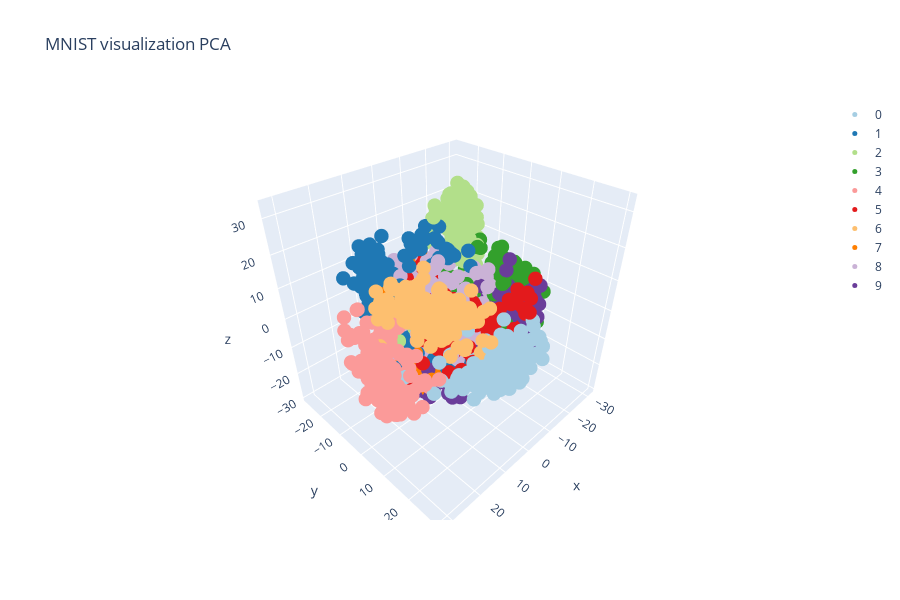

This figure's notebook cell:
### Code cell
import pandas as pd

digits_3d = pd.DataFrame({
    'x': S_pca_[:, 0], 
    'y': S_pca_[:, 1], 
    'z': S_pca_[:, 2],
    'label': dg['target'],
})

colors = cl.scales['10']['qual']['Paired']
data = []

for i in range(10):
    x = digits_3d[digits_3d['label'].astype('int') == i]['x']
    y = digits_3d[digits_3d['label'].astype('int') == i]['y']
    z = digits_3d[digits_3d['label'].astype('int') == i]['z']
    
    color = colors[i]
    
    trace = {
        'name': str(i),
        'x': x,
        'y': y,
        'z': z,
        'type': 'scatter3d',
        'mode': 'markers',
        'marker': {
            'size': 5,
            'color': color 
        }
    }
    data.append(trace)

layout = go.Layout(
    title='MNIST visualization PCA',
    width=900,
    height=600
)

fig = go.Figure(data=data, layout=layout)

iplot(fig, show_link = False)

import os

# if not os.path.exists("images"):
#     os.mkdir("images")
    
fig.write_image("anya.png")

### Figure 1 — Plotly figure (JSON) as saved in the notebook; plotly's stock layout.template omitted (floating-point values rounded to 4 significant figures; data arrays with more than 128 entries replaced by an {"elided": "..."} marker saying what was removed)
{"data": [{"marker": {"color": "rgb(166,206,227)", "size": 5}, "mode": "markers", "name": "0", "type": "scatter3d", "x": {"elided": "178 float values"}, "y": {"elided": "178 float values"}, "z": {"elided": "178 float values"}}, {"marker": {"color": "rgb(31,120,180)", "size": 5}, "mode": "markers", "name": "1", "type": "scatter3d", "x": {"elided": "182 float values"}, "y": {"elided": "182 float values"}, "z": {"elided": "182 float values"}}, {"marker": {"color": "rgb(178,223,138)", "size": 5}, "mode": "markers", "name": "2", "type": "scatter3d", "x": {"elided": "177 float values"}, "y": {"elided": "177 float values"}, "z": {"elided": "177 float values"}}, {"marker": {"color": "rgb(51,160,44)", "size": 5}, "mode": "markers", "name": "3", "type": "scatter3d", "x": {"elided": "183 float values"}, "y": {"elided": "183 float values"}, "z": {"elided": "183 float values"}}, {"marker": {"color": "rgb(251,154,153)", "size": 5}, "mode": "markers", "name": "4", "type": "scatter3d", "x": {"elided": "181 float values"}, "y": {"elided": "181 float values"}, "z": {"elided": "181 float values"}}, {"marker": {"color": "rgb(227,26,28)", "size": 5}, "mode": "markers", "name": "5", "type": "scatter3d", "x": {"elided": "182 float values"}, "y": {"elided": "182 float values"}, "z": {"elided": "182 float values"}}, {"marker": {"color": "rgb(253,191,111)", "size": 5}, "mode": "markers", "name": "6", "type": "scatter3d", "x": {"elided": "181 float values"}, "y": {"elided": "181 float values"}, "z": {"elided": "181 float values"}}, {"marker": {"color": "rgb(255,127,0)", "size": 5}, "mode": "markers", "name": "7", "type": "scatter3d", "x": {"elided": "179 float values"}, "y": {"elided": "179 float values"}, "z": {"elided": "179 float values"}}, {"marker": {"color": "rgb(202,178,214)", "size": 5}, "mode": "markers", "name": "8", "type": "scatter3d", "x": {"elided": "174 float values"}, "y": {"elided": "174 float values"}, "z": {"elided": "174 float values"}}, {"marker": {"color": "rgb(106,61,154)", "size": 5}, "mode": "markers", "name": "9", "type": "scatter3d", "x": {"elided": "180 float values"}, "y": {"elided": "180 float values"}, "z": {"elided": "180 float values"}}], "layout": {"height": 600, "title": {"text": "MNIST visualization PCA"}, "width": 900}}
